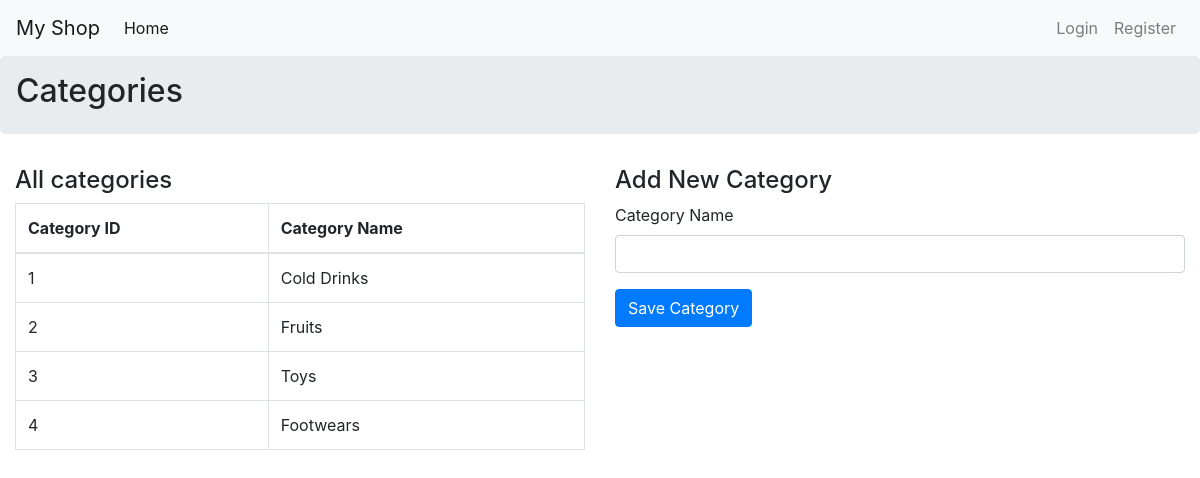
The app's page /cats/ with its own data.
### myapp/models.py (models this page shows, shortened)
class Categrory(models.Model):
    cname=models.CharField(max_length=30)
    class Meta:
        db_table='category'

### myapp/views.py (the view, shortened to what this page needs)
# urls.py: path('cats/',views.CategoryView.as_view(),name='cats'),
class CategoryView(generic.View):
    def get(self,req):
        all=Categrory.objects.all()
        return render(req,"categories.html",locals())

### myapp/templates/categories.html (shortened to what this page needs)
{% extends  'base.html' %}
{% block ptitle %} Categories {% endblock %}
{% block main %}
        <div class="row">
            <div class="col-sm-6">
                <h4>All categories</h4>
                <table class="table table-bordered">
                    <thead>
                        <tr>
                            <th>Category ID</th>
                            <th>Category Name</th>
                        </tr>
                    </thead>
                    <tbody>
                        {% for cat in all %}
                            <tr>
                                <td>{{cat.id}}</td>
                                <td>{{cat.cname}}</td>
                            </tr>
                        {% endfor %}
                    </tbody>
                </table>
            </div>
            <div class="col-sm-6">
                <h4>Add New Category</h4>
                <form method="post">
                    <div class="form-group">
                        <label>Category Name</label>
                        <input type="text" name="cname" class="form-control">
                    </div>
                    <input type="submit" value="Save Category" class="btn btn-primary">
                </form>
            </div>
        </div>
{% endblock %}

### records on screen
Categrory: id "1", cname "Cold Drinks"
Categrory: id "2", cname "Fruits"
Categrory: id "3", cname "Toys"
Categrory: id "4", cname "Footwears"
